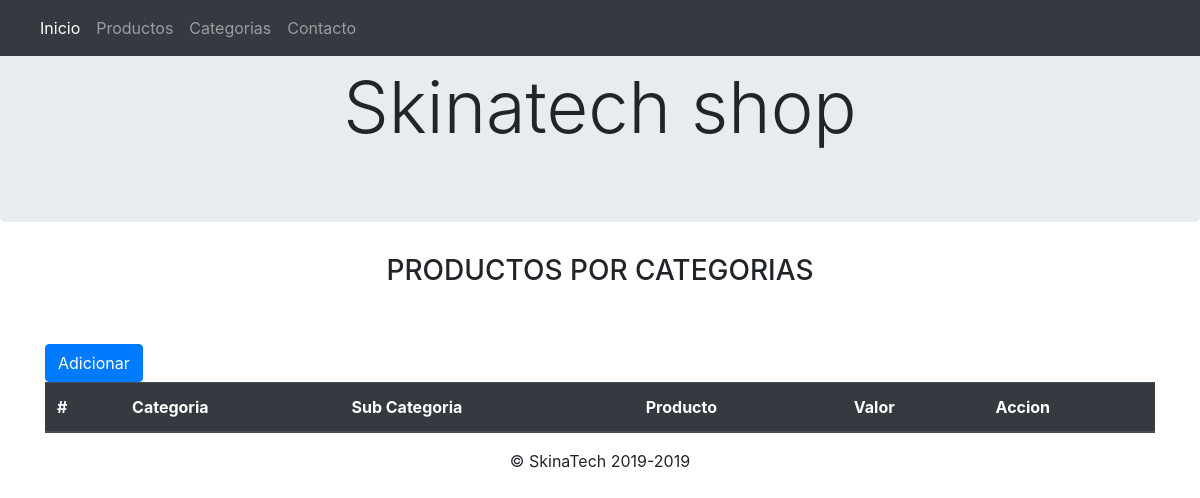
/index.php/products_category_controller, run on an earlier commit of the app's database.
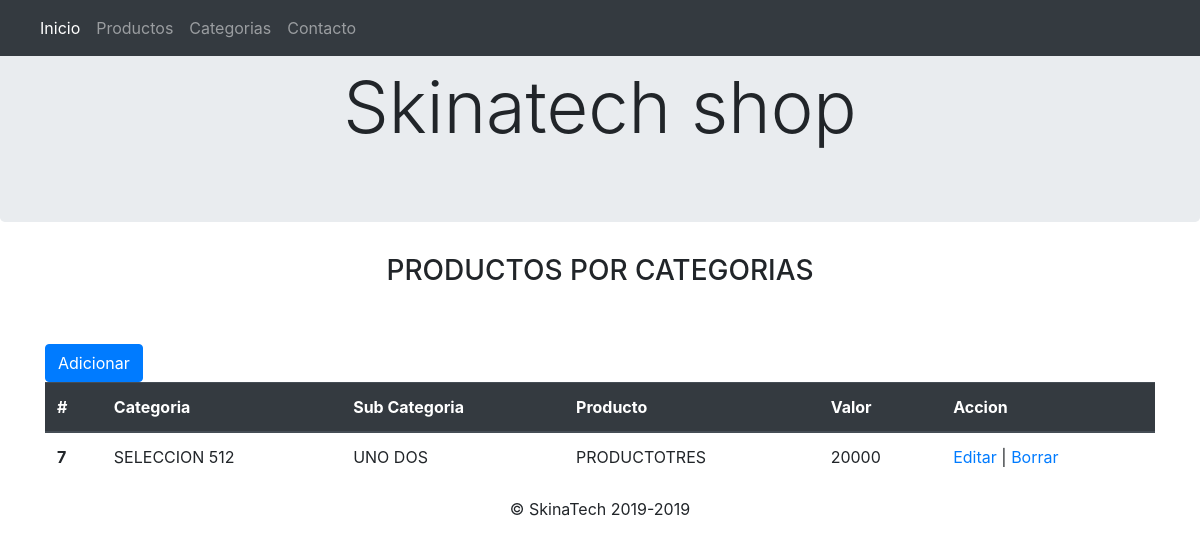
And on a later commit of the database.
### tables this page shows
CREATE TABLE `product_cat` (
  `id_prodcat` int(11) NOT NULL,
  `id_categoria` int(11) NOT NULL,
  `id_product` int(11) DEFAULT NULL,
  `es_activo` int(11) DEFAULT '0',
  `id_subcategoria` int(11) NOT NULL
);

CREATE TABLE `categorias` (
  `id_categoria` int(11) NOT NULL,
  `nombre_categoria` varchar(100) DEFAULT NULL,
  `es_activa` tinyint(1) DEFAULT '0'
);

CREATE TABLE `subcategoria` (
  `id_subcategoria` int(11) NOT NULL,
  `nombre_subcategoria` varchar(100) DEFAULT NULL,
  `es_activa` int(11) DEFAULT NULL
);

CREATE TABLE `productos` (
  `id_producto` int(11) NOT NULL,
  `nombre_producto` varchar(100) DEFAULT NULL,
  `descripcion_producto` varchar(100) DEFAULT NULL,
  `es_activo` int(11) DEFAULT '0',
  `valor_producto` int(11) NOT NULL
);

### application/controllers/Products_category_controller.php (called while the page is built, shortened)
<?php
class Products_category_controller extends CI_Controller {
    public function __construct()
    {
        $this->load->model('Crud_model');
        $this->load->helper('form');
    }
    public function index()
    {
        $this->load->view('/includes/header_view');
        $data['categorias'] = $this->Crud_model->get_category_dropdown();
        $data['subcategorias'] = $this->Crud_model->get_subcategory_dropdown();
        $data['productos'] = $this->Crud_model->get_productos_dropdown();
        $data['result'] = $this->Crud_model->products_category_show();
        $this->load->view('products_category_view',$data);
        $this->load->view('includes/footer_view');
    }
}

### index.php (called while the page is built, shortened)
<?php
require_once BASEPATH.'core/CodeIgniter.php';

### application/models/Crud_model.php (called while the page is built, shortened)
<?php if ( ! defined('BASEPATH')) exit('No direct script access allowed');
class Crud_model extends CI_Model {
     function products_category_show()
    {
        $query = $this->db->query('SELECT
        prodcat.id_prodcat AS id_prodcat,
        cat.nombre_categoria AS id_categoria,
        subcat.nombre_subcategoria AS id_subcategoria,
        prod.nombre_producto AS id_product,
        prod.valor_producto AS valor_producto,
        CASE
        WHEN prod.es_activo = 0 THEN "INACTIVA"
        WHEN prod.es_activo = 1 THEN "ACTIVA"
        ELSE "NO TIENE ESTADO"
        END AS es_activo
        FROM
        shop.product_cat as prodcat
        JOIN shop.productos prod ON prod.id_producto = prodcat.id_product
        JOIN shop.categorias cat ON cat.id_categoria = prodcat.id_categoria
        JOIN shop.subcategoria subcat ON subcat.id_subcategoria = prodcat.id_subcategoria
        WHERE prodcat.es_activo = 1');
        return $query->result();
    }
}

### application/views/products_category_view.php (the view, shortened to what this page needs)
<div class="page-heade">
        <div class="container">
          <center><h3 class="display-6">PRODUCTOS POR CATEGORIAS</h3></center>
        </div>
</div>
<div class="container">
        <br>
        <br>
<button type="button" class="btn btn-primary" data-toggle="modal" data-target="#exampleModal">
  Adicionar
</button>
            <table class="table">
            <thead class="thead-dark">
                <tr>
                <th scope="col">#</th>
                <th scope="col">Categoria</th>
                <th scope="col">Sub Categoria</th>
                <th scope="col">Producto</th>
                <th scope="col">Valor</th>
                <th scope="col">Accion</th>
                </tr>
            </thead>
            <tbody>
                <?php foreach($result as $row) {?>
                <tr>
                <th scope="row"><?php echo $row->id_prodcat;?></th>
                <td><?php echo $row->id_categoria;?></td>
                <td><?php echo $row->id_subcategoria;?></td>
                <td><?php echo $row->id_product;?></td>
                <td><?php echo $row->valor_producto;?></td>
                <td>
                <a href="<?php echo site_url('Products_category_controller/edit');?>/<?php echo $row->id_prodcat;?>">Editar</a>  |
                <a href="<?php echo site_url('Products_category_controller/delete');?>/<?php echo $row->id_prodcat;?>">Borrar</a>
                </td>
                    </tr>
                    <?php } ?>
            </tbody>
            </table>
      </div>

What changed in the data, as far as the page shows it:
added product_cat: id_prodcat "7", categorias.nombre_categoria "SELECCION 512", id_subcategoria.nombre_subcategoria "UNO DOS", id_product.nombre_producto "PRODUCTOTRES", id_product.valor_producto "20000"
